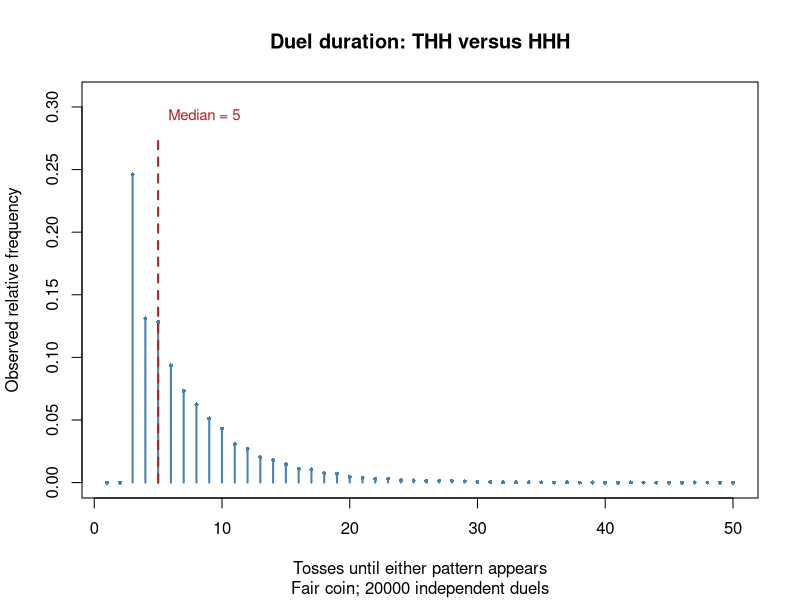
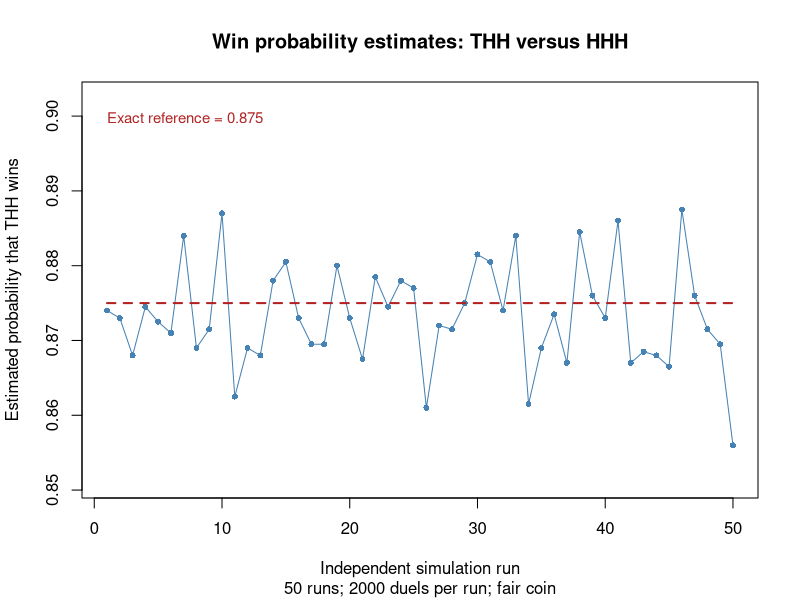

Write the R code that produced these figures, in order.
# "How can this project be provided as one complete R script?"
#
# Sequence duels and the perils of independence
#
# Heads is 1 and tails is 0. The chance of heads is p.
# Each toss is independent of the other tosses.
# Two players watch the same sequence and choose different patterns.
# Their patterns have the same length. The first completed pattern wins.
#
# This program finds patterns, simulates duels, and calculates waiting times.
# It compares all patterns of length three and finds best replies and cycles.
# It also makes two plots and repeats the experiments for biased coins.
#
# Only base R is needed. All functions are defined before the experiments.
# The plots are saved in sequence_duels.pdf in the current working directory.

# In several runuings, total running time is around 7s.

check_pattern <- function(a) {
  # Purpose: check that a pattern is a non-empty binary vector.
  # Inputs: a, the pattern to check.
  # Output: invisible NULL, or an error message.
  # Approach: check the type, length, missing values, and allowed values.
  
  if (!(is.numeric(a) || is.logical(a)) || !is.null(dim(a)) ||
      length(a) == 0 || anyNA(a) || any(!(a %in% c(0, 1)))) {
    stop("A pattern must be a non-empty vector containing only 0 and 1.")
  }
  invisible(NULL)
}


firsthit <- function(x, a) {
  # Purpose: find the first complete match of a in x.
  # Inputs: x, a binary vector which may be empty; a, a non-empty pattern.
  # Output: the end position of the first match, or NA_integer_.
  # Approach: move a window through x and stop at its first full match.
  
  check_pattern(a)
  if (!(is.numeric(x) || is.logical(x)) || !is.null(dim(x)) ||
      anyNA(x) || any(!(x %in% c(0, 1)))) {
    stop("x must be a vector containing only 0 and 1.")
  }
  k <- length(a)
  
  # A short sequence cannot contain a full pattern.
  if (length(x) < k) return(NA_integer_)
  
  # last is the end of the window, not its start.
  for (last in seq.int(k, length(x))) {
    if (all(x[(last - k + 1):last] == a)) return(last)
  }
  NA_integer_
}


check_simulation <- function(p, nreps) {
  # Purpose: check the probability and the number of experiments.
  # Inputs: p, the heads probability; nreps, the number of experiments.
  # Output: invisible NULL, or an error message.
  # Approach: allow a finite probability and a positive integer count.
  
  if (!is.numeric(p) || length(p) != 1 || !is.finite(p) ||
      p <= 0 || p >= 1) {
    stop("p must be a single probability strictly between 0 and 1.")
  }
  if (!is.numeric(nreps) || length(nreps) != 1 || !is.finite(nreps) ||
      nreps < 1 || nreps != floor(nreps)) {
    stop("nreps must be a positive integer.")
  }
  invisible(NULL)
}


simulate_hits <- function(a, b = NULL, p = 0.5, nreps = 1) {
  # Purpose: simulate pattern matches for many independent experiments.
  # Inputs: pattern a, optional pattern b, probability p, and nreps.
  # Output: a matrix with columns winner and tosses.
  # Approach: generate blocks of tosses and continue unfinished rows.
  #
  # Each row is one experiment. Both patterns use the same row.
  # Winner is 1 for a and 0 for b.
  # With no b, the function waits only for a and winner is always 1.
  
  check_pattern(a)
  check_simulation(p, nreps)
  if (!is.null(b)) {
    check_pattern(b)
    if (length(a) != length(b) || all(a == b)) {
      stop("Duel patterns must be distinct and have the same length.")
    }
  }
  
  k <- length(a)
  block_size <- 32L
  result <- matrix(NA_integer_, nrow = nreps, ncol = 2,
                   dimnames = list(NULL, c("winner", "tosses")))
  
  # Keep the original row numbers when finished rows are removed.
  active <- seq_len(nreps)
  
  # The first history is padding, not real tosses.
  # When k is 1, this matrix has zero columns.
  history <- matrix(0L, nrow = nreps, ncol = k - 1)
  elapsed <- 0L
  
  # There is no fixed total length.
  # Each experiment continues until a pattern really appears.
  while (length(active) > 0) {
    tosses <- matrix(rbinom(length(active) * block_size, size = 1, prob = p),
                     nrow = length(active), ncol = block_size)
    
    # A pattern may start in an old block and finish in the new block.
    # Keeping k-1 previous tosses allows these matches.
    buffer <- cbind(history, tosses)
    match_a <- matrix(TRUE, nrow = length(active), ncol = block_size)
    match_b <- matrix(!is.null(b), nrow = length(active), ncol = block_size)
    
    # Each column describes a possible pattern ending in the new block.
    # All positions must match before a full window is accepted.
    for (j in seq_len(k)) {
      window_toss <- buffer[, j:(j + block_size - 1), drop = FALSE]
      match_a <- match_a & window_toss == a[j]
      if (!is.null(b)) match_b <- match_b & window_toss == b[j]
    }
    matches <- match_a | match_b
    
    # Do not count a window that still uses the initial padding.
    # This also works when the pattern is longer than one block.
    incomplete <- min(block_size, k - 1 - elapsed)
    if (incomplete > 0) matches[, seq_len(incomplete)] <- FALSE
    
    # TRUE is larger than FALSE, so its first maximum is the first hit.
    # A row with no TRUE still has a maximum. Check the selected value.
    first <- max.col(matches, ties.method = "first")
    finished <- matches[cbind(seq_len(length(active)), first)]
    hit <- which(finished)
    if (length(hit) > 0) {
      result[active[hit], "winner"] <-
        as.integer(match_a[cbind(hit, first[hit])])
      result[active[hit], "tosses"] <- elapsed + first[hit]
    }
    
    # Keep the last k-1 values only for unfinished experiments.
    # drop = FALSE keeps a matrix when only one row remains.
    # seq_len(0) gives zero history columns when k is 1.
    history <- buffer[!finished, block_size + seq_len(k - 1), drop = FALSE]
    active <- active[!finished]
    elapsed <- elapsed + block_size
  }
  result
}


duel <- function(a, b, p = 0.5) {
  # Purpose: run one duel between two patterns.
  # Inputs: different equal-length patterns a and b, and probability p.
  # Output: a named vector containing winner and tosses.
  # Approach: take one row from the shared simulation function.
  
  simulate_hits(a, b, p, nreps = 1)[1, ]
}


pwin <- function(a, b, p = 0.5, nreps = 10000) {
  # Purpose: estimate the chance that a wins against b.
  # Inputs: different equal-length patterns a and b, p, and nreps.
  # Output: the estimated probability that a wins.
  # Approach: average the winner values from the shared simulator.
  
  results <- simulate_hits(a, b, p, nreps)
  mean(results[, "winner"])
}


ewait <- function(a, p = 0.5) {
  # Purpose: calculate the exact mean waiting time for one pattern.
  # Inputs: pattern a and heads probability p.
  # Output: the expected number of tosses until a first appears.
  # Approach: compare each prefix with the suffix of the same length.
  # For every match, add the inverse of the prefix probability.
  # This function uses no random numbers.
  
  check_pattern(a)
  check_simulation(p, 1)
  k <- length(a)
  expected <- 0
  
  # An overlap allows the end of one copy to help start another copy.
  for (j in seq_len(k)) {
    prefix <- a[seq_len(j)]
    suffix <- a[(k - j + 1):k]
    if (all(prefix == suffix)) {
      heads <- sum(prefix)
      probability <- p^heads * (1 - p)^(j - heads)
      expected <- expected + 1 / probability
    }
  }
  
  # The full pattern always matches itself, so j = k is included.
  expected
}


all_patterns <- function(k = 3) {
  # Purpose: make all binary patterns of length k.
  # Inputs: k, a positive integer.
  # Output: a matrix with one pattern per row and H/T row names.
  # Approach: read binary digits from the integers 0 to 2^k - 1.
  #
  # For k = 3, the row order is:
  # TTT, TTH, THT, THH, HTT, HTH, HHT, HHH.
  
  if (!is.numeric(k) || length(k) != 1 || !is.finite(k) ||
      k < 1 || k != floor(k)) {
    stop("k must be a positive integer.")
  }
  patterns <- matrix(0L, nrow = 2^k, ncol = k)
  ids <- 0:(2^k - 1)
  labels <- rep("", nrow(patterns))
  
  # Read the largest binary place first to keep the required order.
  for (j in seq_len(k)) {
    patterns[, j] <- (ids %/% 2^(k - j)) %% 2
    labels <- paste0(labels, ifelse(patterns[, j] == 1, "H", "T"))
  }
  rownames(patterns) <- labels
  patterns
}


pmat <- function(k = 3, p = 0.5, nreps = 10000) {
  # Purpose: estimate the win probability for every pair of patterns.
  # Inputs: pattern length k, heads probability p, and nreps per pair.
  # Output: a win matrix P with H/T row names and column names.
  # Approach: simulate each pair once and use the opposite result.
  #
  # P[i, j] is the chance that row pattern i beats column pattern j.
  # A pattern does not play itself, so the diagonal stays NA.
  
  check_simulation(p, nreps)
  patterns <- all_patterns(k)
  n <- nrow(patterns)
  P <- matrix(NA_real_, nrow = n, ncol = n,
              dimnames = list(rownames(patterns), rownames(patterns)))
  
  # Different equal-length patterns cannot finish on the same toss.
  # Their two win probabilities therefore add to one.
  for (i in seq_len(n - 1)) {
    for (j in seq.int(i + 1, n)) {
      P[i, j] <- pwin(patterns[i, ], patterns[j, ], p, nreps)
      P[j, i] <- 1 - P[i, j]
    }
  }
  P
}


best_replies <- function(P) {
  # Purpose: find a best reply to each opponent.
  # Inputs: a win probability matrix P.
  # Output: a table of opponents, replies, and estimated probabilities.
  # Approach: find the largest probability in each opponent's column.
  #
  # which.max ignores the diagonal NA.
  # If estimates tie, the first row with that value is selected.
  
  reply <- integer(ncol(P))
  for (j in seq_len(ncol(P))) reply[j] <- which.max(P[, j])
  data.frame(
    opponent = colnames(P),
    best_reply = rownames(P)[reply],
    win_probability = round(P[cbind(reply, seq_len(ncol(P)))], 4),
    row.names = NULL
  )
}


balanced_pairs <- function(P, tolerance = 0.02) {
  # Purpose: find pairs with estimated chances close to one half.
  # Inputs: win matrix P and the allowed distance from 0.5.
  # Output: a table containing each selected pair once.
  # Approach: check only the upper triangle of P.
  #
  # This rule finds approximate balance in the simulation.
  # It does not prove that the exact probability is 0.5.
  
  pairs <- which(upper.tri(P) & abs(P - 0.5) <= tolerance, arr.ind = TRUE)
  data.frame(
    pattern_a = rownames(P)[pairs[, 1]],
    pattern_b = colnames(P)[pairs[, 2]],
    probability_a_wins = round(P[pairs], 4),
    row.names = NULL
  )
}


find_cycle <- function(P, margin = 0.05) {
  # Purpose: find a shortest cycle of clear wins.
  # Inputs: win matrix P and a margin above 0.5.
  # Output: node numbers for a closed cycle, or integer(0).
  # Approach: use breadth-first search from every start node.
  #
  # An arrow goes from a winner to the opponent it beats.
  # The default rule needs an estimated probability above 0.55.
  # The cycle length is found by the search, not chosen in advance.
  
  n <- nrow(P)
  shortest <- integer(0)
  for (start in seq_len(n)) {
    queue <- start
    
    # An NA parent means that the node has not been visited.
    # The start is already visited and must not enter the queue again.
    parent <- rep(NA_integer_, n)
    parent[start] <- 0L
    position <- 1L
    
    while (position <= length(queue)) {
      current <- queue[position]
      position <- position + 1L
      neighbours <- which(P[current, ] > 0.5 + margin)
      
      # The queue visits shorter paths first.
      # An edge back to start closes a shortest cycle for this start.
      if (current != start && start %in% neighbours) {
        path <- current
        while (path[1] != start) path <- c(parent[path[1]], path)
        path <- c(path, start)
        if (length(shortest) == 0 || length(path) < length(shortest)) {
          shortest <- path
        }
        break
      }
      
      # Each node gets a parent only once.
      # Internal nodes in the final path therefore do not repeat.
      for (next_node in neighbours) {
        if (is.na(parent[next_node])) {
          parent[next_node] <- current
          queue <- c(queue, next_node)
        }
      }
    }
  }
  shortest
}


show_cycle <- function(P, margin = 0.05) {
  # Purpose: print a shortest cycle and its edge probabilities.
  # Inputs: win matrix P and a margin above 0.5.
  # Output: printed results and invisible NULL.
  # Approach: call find_cycle and read the selected edges from P.
  
  cycle <- find_cycle(P, margin)
  if (length(cycle) == 0) {
    cat("No cycle detected with every win probability above", 0.5 + margin, "\n")
    return(invisible(NULL))
  }
  cat("Shortest detected cycle:",
      paste(rownames(P)[cycle], collapse = " -> "), "\n")
  
  # The last node repeats the first node to close the path.
  from <- head(cycle, -1)
  to <- tail(cycle, -1)
  print(data.frame(
    winner = rownames(P)[from], opponent = colnames(P)[to],
    win_probability = round(P[cbind(from, to)], 4), row.names = NULL
  ))
  invisible(NULL)
}


same_wait_example <- function(P, waits) {
  # Purpose: find equal waiting times with different duel chances.
  # Inputs: win matrix P and exact waiting times in matching row order.
  # Output: one comparison row, or NULL if no equal waits exist.
  # Approach: find equal waits and select the largest win gap.
  #
  # A small tolerance allows for numerical rounding.
  
  difference <- abs(outer(waits, waits, "-"))
  pairs <- which(upper.tri(P) & difference < 1e-10, arr.ind = TRUE)
  if (nrow(pairs) == 0) return(NULL)
  pair <- pairs[which.max(abs(P[pairs] - 0.5)), ]
  
  # Put the estimated winner first in the table.
  if (P[pair[1], pair[2]] < 0.5) pair <- rev(pair)
  data.frame(
    winner = rownames(P)[pair[1]], opponent = colnames(P)[pair[2]],
    expected_wait_both = waits[pair[1]],
    win_probability = round(P[pair[1], pair[2]], 4), row.names = NULL
  )
}


coin_summary <- function(P, p, reference) {
  # Purpose: compare one coin with the fair-coin results.
  # Inputs: win matrix P, probability p, and a reference win matrix.
  # Output: one row with reply changes, win range, and cycle length.
  # Approach: use the best reply and cycle functions on the results.
  
  replies <- best_replies(P)
  reference_replies <- best_replies(reference)
  cycle <- find_cycle(P)
  
  # Use unrounded probabilities to calculate the range.
  best_probabilities <- numeric(ncol(P))
  for (j in seq_len(ncol(P))) {
    best_probabilities[j] <- max(P[, j], na.rm = TRUE)
  }
  
  # NA means no cycle was found at the chosen cutoff.
  cycle_length <- if (length(cycle) == 0) NA_integer_ else length(cycle) - 1L
  
  data.frame(
    p = p,
    changed_replies = sum(replies$best_reply != reference_replies$best_reply),
    lowest_best_win = round(min(best_probabilities), 4),
    highest_best_win = round(max(best_probabilities), 4),
    shortest_cycle_edges = cycle_length,
    row.names = NULL
  )
}


# All experiments start here.
# Set the seed once. Later experiments use new random numbers.
run_start <- proc.time()[["elapsed"]]
set.seed(27)

# These examples can be checked by hand.
# The last sequence has two matches, but only the first end is returned.
examples <- data.frame(
  stream = c("HTTHTHH", "TTTT", "HT", "HTHTH"),
  pattern = rep("HTH", 4), expected = c(6, NA, NA, 3),
  observed = c(firsthit(c(1, 0, 0, 1, 0, 1, 1), c(1, 0, 1)),
               firsthit(c(0, 0, 0, 0), c(1, 0, 1)),
               firsthit(c(1, 0), c(1, 0, 1)),
               firsthit(c(1, 0, 1, 0, 1), c(1, 0, 1)))
)
cat("\nFirst occurrence examples\n")
print(examples)

# Both patterns use the same tosses in each experiment.
cat("\nOne shared‑stream duel: HTH versus THH\n")
print(duel(c(1, 0, 1), c(0, 1, 1)))
cat("Estimated P(HTH beats THH):", pwin(c(1, 0, 1), c(0, 1, 1)), "\n")

# Compare exact waiting times with simulated waiting times.
# The last example uses a biased coin.
wait_patterns <- list(c(1, 1), c(0, 0), c(1, 0), c(0, 1),
                      c(1, 0, 1), c(1, 0, 1))
wait_p <- c(0.5, 0.5, 0.5, 0.5, 0.5, 0.5, 0.7)[c(1, 2, 3, 4, 5, 7)]
wait_comparison <- data.frame(
  pattern = c("HH", "TT", "HT", "TH", "HTH", "HTH"),
  p = wait_p, exact = NA_real_, simulated_mean = NA_real_, mc_se = NA_real_
)
for (i in seq_along(wait_patterns)) {
  waiting <- simulate_hits(wait_patterns[[i]], p = wait_p[i],
                           nreps = 20000)[, "tosses"]
  wait_comparison$exact[i] <- ewait(wait_patterns[[i]], wait_p[i])
  wait_comparison$simulated_mean[i] <- mean(waiting)
  
  # This is the Monte Carlo standard error of the estimated mean.
  # It is different from the standard deviation of one waiting time.
  wait_comparison$mc_se[i] <- sd(waiting) / sqrt(length(waiting))
}
cat("\nExact isolated waits and Monte Carlo estimates (20000 streams each)\n")
print(wait_comparison, digits = 4)

# Simulate each unordered pair once for the fair coin.
patterns <- all_patterns(3)
P_fair <- pmat(k = 3, p = 0.5, nreps = 10000)

cat("\n5(a) Best replies: fair coin, 10000 duels per pair\n")
print(best_replies(P_fair))

# The selected pairs have estimates between 0.48 and 0.52.
# Another simulation may move a pair across this boundary.
cat("\n5(b) Approximately balanced pairs (0.48 ~ 0.52 win prob)\n")
print(balanced_pairs(P_fair))
cat("\n5(b) Shortest non‑transitive cycle:\n")
show_cycle(P_fair)

# Waiting time describes each pattern alone.
# Mean win probability describes a uniformly chosen other opponent.
waits <- numeric(nrow(patterns))
for (i in seq_len(nrow(patterns))) waits[i] <- ewait(patterns[i, ])
ranking <- data.frame(
  pattern = rownames(patterns), expected_wait = waits,
  mean_win_probability = rowMeans(P_fair, na.rm = TRUE), row.names = NULL
)
cat("\n5(c) Isolated waiting‑time order versus mean head‑to‑head win probability\n")
print(ranking[order(ranking$expected_wait), ], digits = 4, row.names = FALSE)
cat("\n5(c) Example: same expected wait but unequal duel performance\n")
print(same_wait_example(P_fair, waits))

# An empty search sequence is allowed.
cat("\nEmpty sequence example: firsthit(integer(0), c(1, 0, 1)) = ")
print(firsthit(integer(0), c(1, 0, 1)))

# Add position names to the pattern matrix used in the experiments.
colnames(patterns) <- paste0("position_", seq_len(ncol(patterns)))

cat("\nInterpretation\n")
cat("P[i, j] estimates the chance that row i beats column j.\n")
cat("Mean win probability uses a uniformly chosen opponent from the other patterns.\n")
cat("It does not give a ranking that holds against every opponent.\n")

# Independent tosses do not mean independent pattern waiting times.
# Both waiting times use the same sequence.
# A pattern's ending may also help another pattern start.
# These links affect winning chances, even when mean waits are equal.
cat("Independent tosses do not make the two pattern waiting times independent.\n")
cat("Shared tosses and prefix-suffix links affect the duel result.\n")

# A clear win needs an estimate above 0.55.
# Near-balanced pairs give no edge under this rule.
# Missing edges can block short cycles.
# Near ties alone do not prove that every short cycle is absent.
cat("Cycle cutoff: every arrow needs an estimated win probability above 0.55.\n")
cat("Near-balanced pairs give no edge at this cutoff and can block short cycles.\n")
cat("The shortest cycle is found in the estimated graph; it is not a mathematical proof.\n")

# Opposite probabilities add to one.
# Therefore, two opposite edges cannot both have probability above 0.55.
cat("Two-node cycles are impossible because opposite probabilities add to one.\n")


# Use the same pattern pair in both plots.
plot_a <- c(0, 1, 1)
plot_b <- c(1, 1, 1)
plot_nreps <- 20000L

# tosses measures the time until either pattern wins.
# It is not the waiting time for THH alone.
plot_results <- simulate_hits(
  plot_a, plot_b, p = 0.5, nreps = plot_nreps
)
duel_tosses <- plot_results[, "tosses"]

# Keep values with zero counts so the time axis stays complete.
toss_values <- seq_len(max(duel_tosses))
frequencies <- tabulate(
  duel_tosses, nbins = max(duel_tosses)
) / plot_nreps
median_tosses <- median(duel_tosses)

# Run 50 separate estimates without resetting the seed.
estimate_runs <- 50L
estimate_nreps <- 2000L
win_estimates <- numeric(estimate_runs)
for (i in seq_len(estimate_runs)) {
  win_estimates[i] <- pwin(
    plot_a, plot_b, p = 0.5, nreps = estimate_nreps
  )
}

# HHH wins only if the first three tosses are all H.
# After any T, three H complete THH before they complete HHH.
# The exact fair-coin chance that THH wins is therefore 1 - 0.5^3.
exact_reference <- 1 - 0.5^3


# Leave clear space above the data for the median label.
frequency_top <- max(frequencies) * 1.25
plot(
  toss_values, frequencies,
  type = "h",
  lwd = 2,
  col = "steelblue",
  ylim = c(0, frequency_top),
  xlab = "Tosses until either pattern appears",
  ylab = "Observed relative frequency",
  main = "Duel duration: THH versus HHH",
  sub = paste("Fair coin;", plot_nreps, "independent duels")
)

# Small points help show the lower frequencies.
lines(
  toss_values, frequencies,
  type = "p",
  pch = 16,
  cex = 0.55,
  col = "steelblue"
)

# Mark the median with a vertical line.
lines(
  c(median_tosses, median_tosses),
  c(0, frequency_top * 0.90),
  col = "firebrick",
  lty = 2,
  lwd = 2
)
text(
  median_tosses,
  frequency_top * 0.95,
  labels = paste("Median =", median_tosses),
  pos = 4,
  cex = 0.9,
  col = "firebrick"
)

# Leave space above the estimates for the exact reference label.
estimate_range <- range(c(win_estimates, exact_reference))
estimate_limits <- c(
  estimate_range[1] - 0.005,
  estimate_range[2] + 0.015
)

plot(
  seq_len(estimate_runs), win_estimates,
  type = "p",
  pch = 16,
  cex = 0.8,
  col = "steelblue",
  ylim = estimate_limits,
  xlab = "Independent simulation run",
  ylab = "Estimated probability that THH wins",
  main = "Win probability estimates: THH versus HHH",
  sub = paste(
    estimate_runs, "runs;",
    estimate_nreps, "duels per run; fair coin"
  )
)
lines(
  seq_len(estimate_runs), win_estimates,
  col = "steelblue",
  lwd = 1
)
lines(
  c(1, estimate_runs),
  c(exact_reference, exact_reference),
  col = "firebrick",
  lty = 2,
  lwd = 2
)
text(
  1,
  estimate_limits[2] - 0.002,
  labels = paste("Exact reference =", exact_reference),
  adj = c(0, 1),
  col = "firebrick",
  cex = 0.9
)


cat("\nPlot experiment summary\n")
print(data.frame(
  comparison = "THH versus HHH",
  duration_duels = plot_nreps,
  median_tosses = median_tosses,
  estimate_runs = estimate_runs,
  duels_per_run = estimate_nreps,
  mean_estimated_win = round(mean(win_estimates), 4),
  sd_of_estimates = round(sd(win_estimates), 4),
  exact_win_probability = exact_reference,
  row.names = NULL
))
cat("Exact reference: HHH wins only when the first three tosses are HHH.\n")
cat("Two plot pages saved to sequence_duels.pdf.\n")


# Repeat the pair comparisons for two biased coins.
# Keep the same sample size and cycle cutoff.
P_low <- pmat(k = 3, p = 0.25, nreps = 10000)
P_high <- pmat(k = 3, p = 0.7, nreps = 10000)

biased_matrices <- list(P_low, P_high)
biased_probabilities <- c(0.25, 0.7)

for (i in seq_along(biased_matrices)) {
  cat(
    "\nBest replies: p =", biased_probabilities[i],
    "; 10000 duels per pair\n"
  )
  print(best_replies(biased_matrices[[i]]))
  
  # Reuse the same cycle search for each coin.
  cat("Cycle search with estimated win probabilities above 0.55\n")
  show_cycle(biased_matrices[[i]])
}

# Compare actual results after all three matrices have been simulated.
# The table shows changed replies, best win chances, and cycle lengths.
# No result is assumed before running the experiments.
bias_summary <- rbind(
  coin_summary(P_fair, 0.5, P_fair),
  coin_summary(P_low, 0.25, P_fair),
  coin_summary(P_high, 0.7, P_fair)
)

cat("\nComparison of fair and biased coins\n")
print(bias_summary, row.names = FALSE)

# Describe reply changes using the values from this run.
# Close estimated probabilities may select different replies in another run.
for (i in 2:nrow(bias_summary)) {
  cat(
    "At p =", bias_summary$p[i], ",",
    bias_summary$changed_replies[i],
    "of 8 estimated best replies differ from the fair-coin run.\n"
  )
}

# Compare cycle lengths only when the searches found cycles.
# A shorter cycle here means a shorter cycle in the estimated graph.
fair_cycle_length <- bias_summary$shortest_cycle_edges[1]

for (i in 2:nrow(bias_summary)) {
  biased_cycle_length <- bias_summary$shortest_cycle_edges[i]
  
  if (is.na(biased_cycle_length)) {
    cat(
      "At p =", bias_summary$p[i],
      ", no cycle was found above the 0.55 cutoff.\n"
    )
  } else if (is.na(fair_cycle_length)) {
    cat(
      "At p =", bias_summary$p[i],
      ", the shortest detected cycle has",
      biased_cycle_length,
      "edges; no fair-coin cycle was found.\n"
    )
  } else {
    cycle_change <- if (biased_cycle_length < fair_cycle_length) {
      "shorter than"
    } else if (biased_cycle_length > fair_cycle_length) {
      "longer than"
    } else {
      "the same length as"
    }
    
    cat(
      "At p =", bias_summary$p[i],
      ", the shortest detected cycle has",
      biased_cycle_length,
      "edges and is", cycle_change,
      "the fair-coin result.\n"
    )
  }
}

# Coin bias changes the probabilities of pattern prefixes.
# The tables show how reply choices and win chances change in this run.
# These simulated comparisons do not prove exact best replies or cycles.
cat("Reply and cycle comparisons use simulated probabilities and the same cutoff.\n")

# Include simulation, printing, and plotting in the total running time.
run_elapsed <- proc.time()[["elapsed"]] - run_start
cat(sprintf("\nTotal running time: %.2f seconds\n", run_elapsed))
